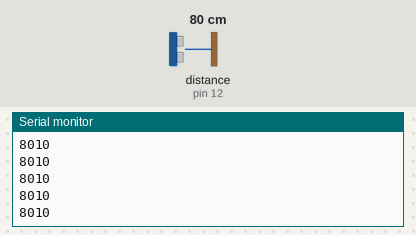
The sketch below on a simulated Arduino Uno, built with avr-gcc and run on an emulated ATmega328P. On the bench: the last lines printed to the serial monitor. Wiring (inferred from the names in the program): ultrasonic range finder: trigger pin 11; echo pin 12. The inputs (shaded band) are chosen by the test bench; at power-on: distance to the obstacle (sensor on pin 12) 80 cm. The echo pulse lasts 58.3 µs per cm.

Above: at 1.2 s.
1.3 s: distance to the obstacle (sensor on pin 12) set to 2 cm
At 1.38 s:
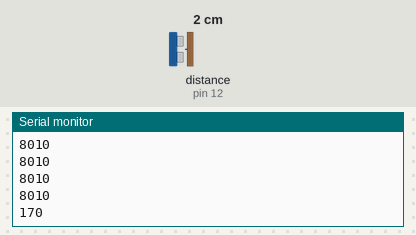
2.8 s: distance to the obstacle (sensor on pin 12) set to 4 cm
At 2.89 s:
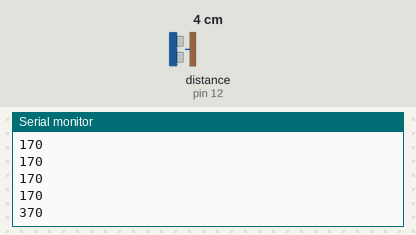
Timing chart, 0 to 5.8 s (numbered marks = the images above; inputs shaded):
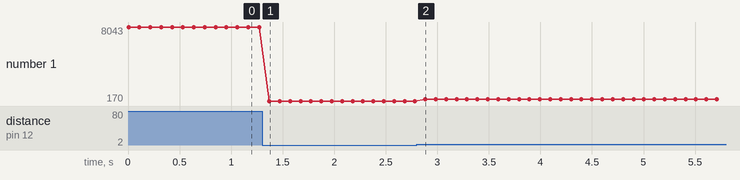

The sketch:

arduino.ino
```cpp
#define USONIC_DIV 58.0
int trigPin = 11;    // Trigger
int echoPin = 12;    // Echo
long duration, mm;

void setup() {
  //Serial Port begin
  Serial.begin(115200);
  //Define inputs and outputs
  pinMode(trigPin, OUTPUT);
  pinMode(echoPin, INPUT);
}

void loop() {
  digitalWrite(trigPin, LOW);
  delayMicroseconds(5);
  digitalWrite(trigPin, HIGH);
  delayMicroseconds(11);
  digitalWrite(trigPin, LOW);
  pinMode(echoPin, INPUT);
  duration = pulseIn(echoPin, HIGH);
  mm = (long) (((float) duration / USONIC_DIV) * 100.0);

  Serial.println(mm);
  delay(100);
}
```

Measured:
- after the input at 1.3 s, the serial monitor: prints a new line after 0.07 s (image 1)
- after the input at 2.8 s, the serial monitor: prints a new line after 0.08 s (image 2)
- plotted number 1: 8010 → 170 after the input at 1.3 s, 170 → 370 after the input at 2.8 s
